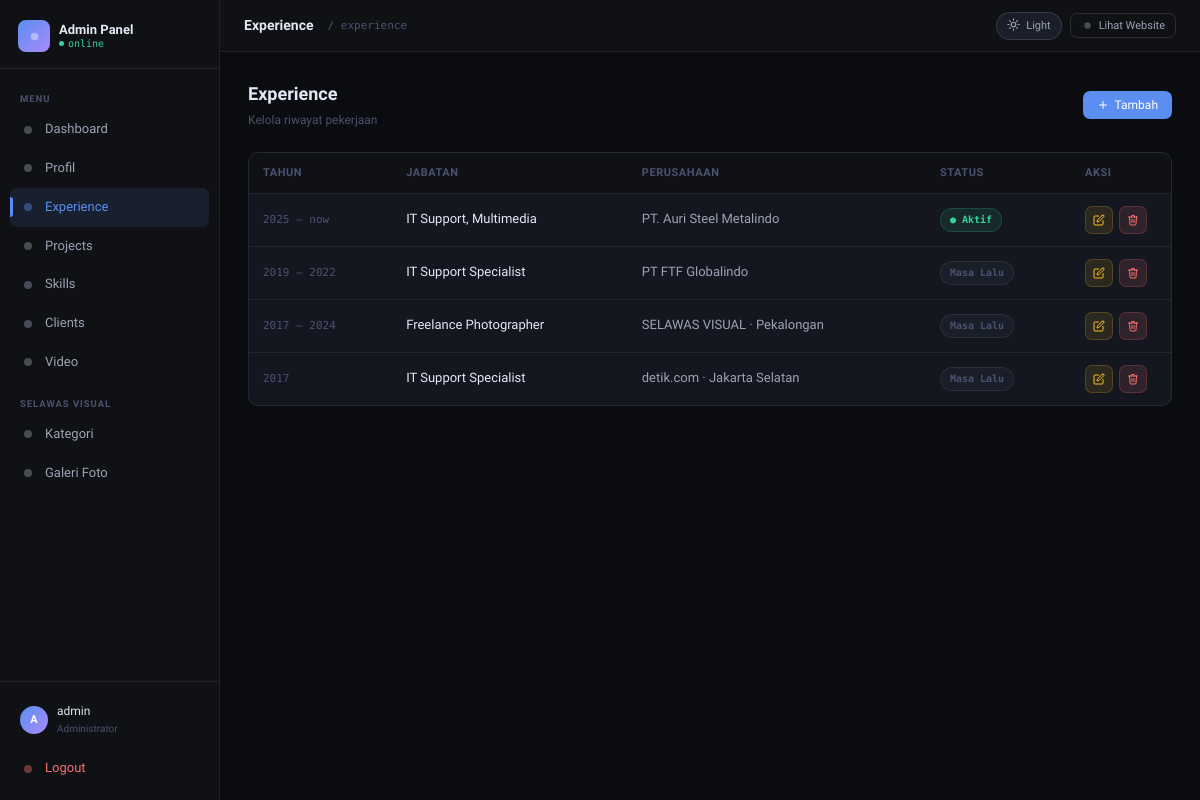
The page /admin/experience.php (signed in) on the database its author committed.
### tables this page shows
CREATE TABLE `experiences` (
  `id` int(11) NOT NULL,
  `job_title` varchar(100) NOT NULL,
  `company` varchar(100) NOT NULL,
  `year_range` varchar(50) NOT NULL,
  `description` text NOT NULL,
  `is_active` tinyint(1) DEFAULT 1
);

### admin/_auth.php (called while the page is built, shortened)
<?php
function csrf_token(): string {
    return $_SESSION['csrf_token'];
}
function csrf_qs(): string {
    return '_csrf=' . urlencode(csrf_token());
}

### admin/experience.php (the view, shortened to what this page needs)
<?php
require '_auth.php';
$experiences = $pdo->query("SELECT * FROM experiences ORDER BY id DESC")->fetchAll();
require '_layout.php';
?>
<div class="page-head">
  <div class="page-head-left">
    <h2>Experience</h2>
    <p>Kelola riwayat pekerjaan</p>
  </div>
  <button class="btn btn-primary" onclick="openModal()">
    <svg width="12" height="12" viewBox="0 0 24 24" fill="none" stroke="currentColor" stroke-width="2" stroke-linecap="round" stroke-linejoin="round"><line x1="12" y1="5" x2="12" y2="19"/><line x1="5" y1="12" x2="19" y2="12"/></svg> Tambah
  </button>
</div>
<div class="card">
  <div class="table-wrap">
    <table>
      <thead>
        <tr>
          <th>Tahun</th>
          <th>Jabatan</th>
          <th>Perusahaan</th>
          <th>Status</th>
          <th style="width:100px">Aksi</th>
        </tr>
      </thead>
      <tbody>
        <?php if (empty($experiences)): ?>
          <tr><td colspan="5"><div class="empty-box"><svg width="32" height="32" viewBox="0 0 24 24" fill="none" stroke="currentColor" stroke-width="1.5" stroke-linecap="round" stroke-linejoin="round"><rect x="2" y="7" width="20" height="14" rx="2"/><path d="M16 7V5a2 2 0 0 0-2-2h-4a2 2 0 0 0-2 2v2"/><line x1="12" y1="12" x2="12" y2="12"/></svg><p>Belum ada data experience.</p></div></td></tr>
        <?php else: ?>
          <?php foreach ($experiences as $exp): ?>
          <tr>
            <td style="font-family:var(--mono);font-size:11px;color:var(--text-dim)"><?= htmlspecialchars($exp['year_range']) ?></td>
            <td style="font-weight:500;color:var(--text-hi)"><?= htmlspecialchars($exp['job_title']) ?></td>
            <td><?= htmlspecialchars($exp['company']) ?></td>
            <td>
              <?php if ($exp['is_active']): ?>
                <span class="badge badge-green">● Aktif</span>
              <?php else: ?>
                <span class="badge badge-dim">Masa Lalu</span>
              <?php endif; ?>
            </td>
            <td>
              <div class="td-action">
                <button class="btn btn-warn btn-sm btn-icon" onclick="editData(<?= $exp['id'] ?>, '<?= htmlspecialchars(addslashes($exp['job_title'])) ?>', '<?= htmlspecialchars(addslashes($exp['company'])) ?>', '<?= htmlspecialchars(addslashes($exp['year_range'])) ?>', `<?= addslashes(htmlspecialchars($exp['description'])) ?>`, <?= $exp['is_active'] ?>)" title="Edit">
                  <svg width="12" height="12" viewBox="0 0 24 24" fill="none" stroke="currentColor" stroke-width="2" stroke-linecap="round" stroke-linejoin="round"><path d="M11 4H4a2 2 0 0 0-2 2v14a2 2 0 0 0 2 2h14a2 2 0 0 0 2-2v-7"/><path d="M18.5 2.5a2.121 2.121 0 0 1 3 3L12 15l-4 1 1-4 9.5-9.5z"/></svg>
                </button>
                <a href="experience.php?aksi=hapus&id=<?= $exp['id'] ?>&<?= csrf_qs() ?>" class="btn btn-danger btn-sm btn-icon" onclick="return confirm('Hapus data ini?')" title="Hapus">
                </a>
              </div>
            </td>
          </tr>
          <?php endforeach; ?>
        <?php endif; ?>
      </tbody>
    </table>
  </div>
</div>
</div></div>
</body></html>

### admin/_layout.php (style rules this page uses)
[data-theme="dark"] { --bg: #0a0c0f; --bg2: #0f1115; --surface: #141720; --surface2: #1a1e28; --border: rgba(255,255,255,0.07); --border2: rgba(255,255,255,0.12); --text: #9ba3b5; --text-hi: #e2e8f4; --text-dim: #4a5270; --accent: #5b8ef0; --accent2: #3d6fd6; --accent-g: linear-gradient(135deg, #5b8ef0, #a78bfa); --green: #34d399; --amber: #fbbf24; --red: #f87171; --shadow: 0 4px 24px rgba(0,0,0,0.5); }
:root { --r: 10px; --r2: 7px; --sidebar: 220px; --font: 'Geist', system-ui, sans-serif; --mono: 'Geist Mono', monospace; }
*, *::before, *::after { box-sizing: border-box; margin: 0; padding: 0; }
html { font-size: 14px; scroll-behavior: smooth; }
body { font-family: var(--font); background: var(--bg); color: var(--text); min-height: 100vh; line-height: 1.6; display: flex; transition: background 0.2s, color 0.2s; will-change: background; }
.card { background: var(--surface); border: 1px solid var(--border); border-radius: var(--r); overflow: hidden; transition: background 0.2s, border-color 0.2s; }
.btn { display: inline-flex; align-items: center; gap: 6px; padding: 8px 14px; border-radius: var(--r2); font-size: 12px; font-weight: 500; border: none; cursor: pointer; text-decoration: none; transition: all 0.15s; font-family: var(--font); line-height: 1; }
.btn-primary { background: var(--accent); color: #fff; }
.btn-danger { background: rgba(248,113,113,0.12); color: var(--red); border: 1px solid rgba(248,113,113,0.2); }
.btn-warn { background: rgba(251,191,36,0.1); color: var(--amber); border: 1px solid rgba(251,191,36,0.2); }
.btn-sm { padding: 5px 10px; font-size: 11px; }
.btn-icon { padding: 7px; }
.table-wrap { overflow-x: auto; }
table { width: 100%; border-collapse: collapse; }
thead th { padding: 11px 14px; text-align: left; font-size: 11px; font-weight: 600; letter-spacing: 0.05em; text-transform: uppercase; color: var(--text-dim); border-bottom: 1px solid var(--border); background: var(--bg2); white-space: nowrap; }
tbody td { padding: 12px 14px; border-bottom: 1px solid var(--border); font-size: 13px; vertical-align: middle; }
tbody tr:last-child td { border-bottom: none; }
.td-action { display: flex; gap: 6px; }
.badge { display: inline-flex; align-items: center; gap: 4px; padding: 3px 9px; border-radius: 99px; font-size: 10px; font-weight: 600; font-family: var(--mono); }
.badge-green { background: rgba(52,211,153,0.1); color: var(--green); border: 1px solid rgba(52,211,153,0.2); }
.badge-dim { background: var(--surface2); color: var(--text-dim); border: 1px solid var(--border); }
.page-head { display: flex; align-items: center; justify-content: space-between; gap: 12px; margin-bottom: 22px; flex-wrap: wrap; }
.page-head-left h2 { font-size: 18px; font-weight: 600; color: var(--text-hi); }
.page-head-left p { font-size: 12px; color: var(--text-dim); margin-top: 2px; }

### rows shown on the page
experiences: year_range "2025 — now", job_title "IT Support, Multimedia", company "PT. Auri Steel Metalindo", is_active "● Aktif"
experiences: year_range "2019 — 2022", job_title "IT Support Specialist", company "PT FTF Globalindo", is_active "Masa Lalu"
experiences: year_range "2017 — 2024", job_title "Freelance Photographer", company "SELAWAS VISUAL · Pekalongan", is_active "Masa Lalu"
experiences: year_range "2017", job_title "IT Support Specialist", company "detik.com · Jakarta Selatan", is_active "Masa Lalu"

### other values the page prints
$m['label'] "Dashboard"
$m['label'] "Profil"
$m['label'] "Experience"
$m['label'] "Projects"
$m['label'] "Skills"
$m['label'] "Clients"
$m['label'] "Video"
$m['label'] "Kategori"
$m['label'] "Galeri Foto"
substr($_SESSION['username'] ?? 'A', 0, 1) "A"
$_SESSION['username'] "admin"
$page_title "Experience"
$active_menu "experience"
